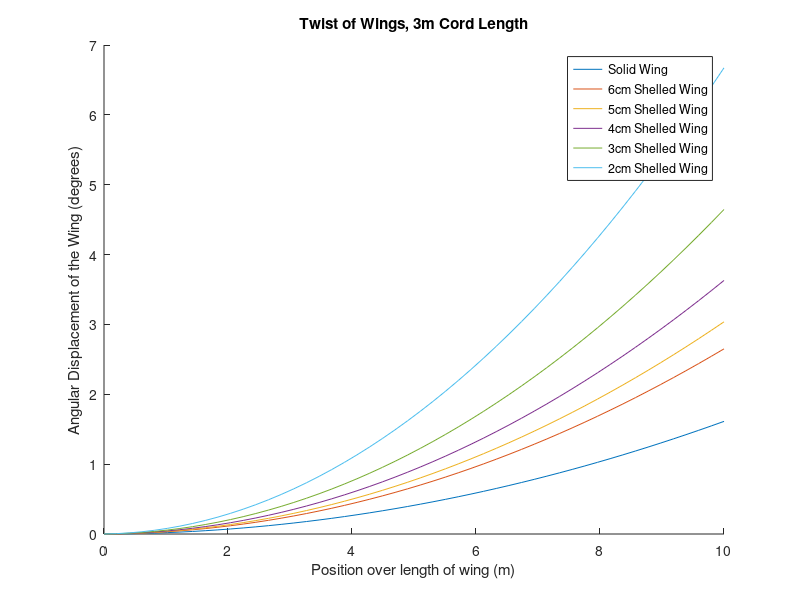
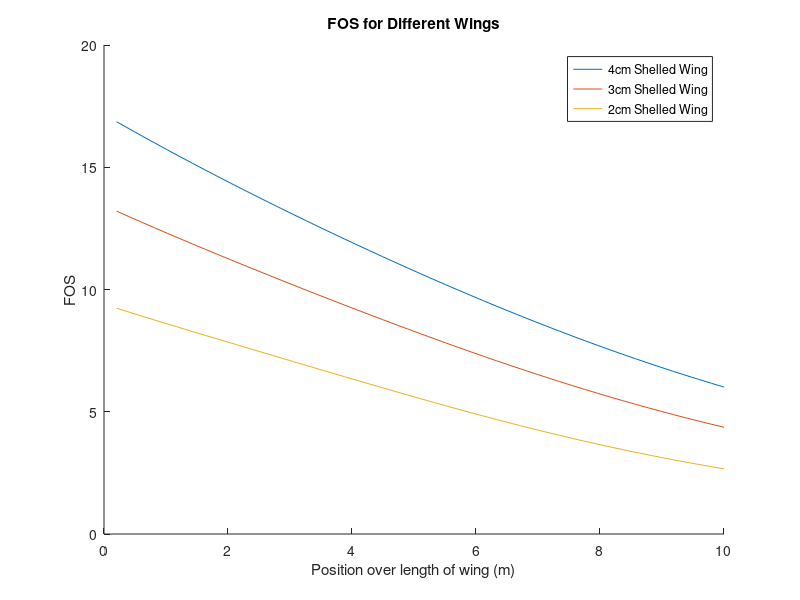

MATLAB code for these plots, in order:
% MechSolids Airfoil Project
% Lindsey Andrade, Ambika Goel, Caleb Kissel

function airfoil()
close all
% c = 1; %cord length meters

% Constants 
rho =  1.225; % density of air kg/m3
V = 245; % airspeed m/s
G = 24e9; %N/m^2 
E = 68.9e9; 

alpha_initial = 0.1; %initial angle of attack in radians

% % solid wing
% [X1, T1, Phi1, PhiTotal1, LiftForce1, disp1, FOS1] = calculation(20.4124, 0.0046, 0.0046, 0, 10, 1, 0.4679);
% 
% % 2cm shelled hollow wing
% [X2, T2, Phi2, PhiTotal2, LiftForce2, disp2, FOS2] = calculation(20.4124, 0.0028, 0.0028, 0, 10, 1, 0.4679); 
% 
% % 1cm shelled hollow wing
% [X3, T3, Phi3, PhiTotal3, LiftForce3, disp3, FOS3] = calculation(20.4123, 0.0016, 0.0016, 0, 10, 1, 0.4679);

% 6cm shelled 3m cord
[X4, T4, Phi4, PhiTotal4, LiftForce4, disp4, FOS4] = calculation(61.2347, 0.2275, 0.2275, 0.2234, 10, 3, 1.4598);

% 3m cord, solid wing
[X5, T5, Phi5, PhiTotal5, LiftForce5, disp5, FOS5] = calculation(61.2347, 0.3731, 0.3731,  0.3676, 10, 3, 1.4598);

% 5cm shelled 3m cord
[X6, T6, Phi6, PhiTotal6, LiftForce6, disp6, FOS6] = calculation(61.2347, 0.1987,  0.1987, 0.1950, 10, 3, 1.4598);

% 4cm shelled 3m cord
[X7, T7, Phi7, PhiTotal7, LiftForce7, disp7, FOS7] = calculation(61.2347, 0.1665,  0.1665, 0.1634, 10, 3, 1.4598);

% 3cm shelled 3m cord
[X8, T8, Phi8, PhiTotal8, LiftForce8, disp8, FOS8] = calculation(61.2347, 0.1304,  0.1304, 0.1279, 10, 3, 1.4598);

% 2cm shelled 3m cord
[X9, T9, Phi9, PhiTotal9, LiftForce9, disp9, FOS9] = calculation(61.2347, 0.0912,  0.0912, 0.0894, 10, 3, 1.4598);

% figure
% hold all
% plot(X1, disp1)
% plot(X2, disp2)
% plot(X3, disp3)
% title('Displacement from Bending of Wings')
% legend('Solid Wing', '2cm Shelled Wing', '1cm Shelled Wing', 'Location', 'Best')
% xlabel('Position over length of wing (m)')
% ylabel('Linear Displacement of the Wing (m)')
% 
% figure
% hold all
% plot(X1, PhiTotal1*180/pi)
% plot(X2, PhiTotal2*180/pi)
% plot(X3, PhiTotal3*180/pi)
% title('Twist of Wings, 1m Cord Length') 
% legend('Solid Wing','2cm Shelled Wing','1cm Shelled Wing', 'Location', 'Best')
% xlabel('Position over length of wing (m)')
% ylabel('Angular Displacement of the Wing (degrees)')
% 
figure 
hold all
plot(X5, PhiTotal5*180/pi)
plot(X4, PhiTotal4*180/pi)
plot(X6, PhiTotal6*180/pi)
plot(X7, PhiTotal7*180/pi)
plot(X8, PhiTotal8*180/pi)
plot(X9, PhiTotal9*180/pi)
title('Twist of Wings, 3m Cord Length') 
legend( 'Solid Wing', '6cm Shelled Wing','5cm Shelled Wing', '4cm Shelled Wing', '3cm Shelled Wing', '2cm Shelled Wing', 'Location', 'Best')
xlabel('Position over length of wing (m)')
ylabel('Angular Displacement of the Wing (degrees)')

figure
hold all
plot(X7, FOS7)
plot(X8, FOS8)
plot(X9, FOS9)
title('FOS for Different Wings')
legend('4cm Shelled Wing', '3cm Shelled Wing', '2cm Shelled Wing')
xlabel('Position over length of wing (m)')
ylabel('FOS')



    function [X, T, Phi, PhiTotal, LiftForce, disp, FOS] = calculation(A, J, Izz, Ixx, L, cord, centroid)

            LiftConst = (1/2 * rho * V^2 * A); %lift bullshit Lift = 2pi(1/2 * rho * V^2 * A); 
            f = 2*pi; % lift fudge factor
            C = LiftConst * f; %coefficient of lift
            
            d = abs(centroid - cord/4);

            X = linspace(0, L, 50);
            T = zeros(1, length(X));
            Phi = zeros(1, length(X));

            for i = 1 : length(X)
            T(i) = d * C * alpha_initial * exp((d*C*X(i))/(J*G)); 
            Phi(i) = alpha_initial * (exp(d*C*X(i)/(J*G)) - 1); 
            end

            PhiTotal = cumsum(Phi); 
            AngleOfAttack = alpha_initial*ones(1, length(PhiTotal)) + PhiTotal; 

            LiftForce = C * AngleOfAttack;

            % Find bending displacement 
            disp = zeros(1, length(X)); 

            for i = 1 : length(X)
                x = X(i); 
                P = LiftForce(i); 
                disp(i) = P*x^2 / (6*E*Izz) * (3*L - x); 
            end
            
            % Find shear strain over wing due to twisting
            ShearStrain = zeros(1, length(X)); 
            
            for i = 1 : length(X)
                ShearStrain(i) = calculateStrain(cord, centroid, Phi(i), X(i));
            end
         
            % Find shear stress over wing due to twisting
            ShearStress = zeros(1, length(X)); 
            
            for i = 1 : length(X)
                ShearStress(i) = ShearStrain(i) * G;
            end
                ShearStress(1) = 0; 
            
            % Find normal stress due to bending
            y = 0.1795; 
            Sigma = zeros(1, length(X));
            for i = 1 : length(X)
                Mx = LiftForce(i) * X(i);
                Sigma(i) = Mx*y/Ixx;
                % Add up shear stresses to the things
                ShearStress(i) = ShearStress(i) + Sigma(i)/2; 
            end
            
            % Find normal stresses/VonMises/FOS
            VonMises = zeros(1, length(X));
            FOS = zeros(1, length(X));
            for i = 1 : length(X)
                Mat = [Sigma(i), ShearStress(i); ShearStress(i), 0];
                [Vectors, Values] = eig(Mat); 
                sigma1 = Values(1,1); 
                sigma2 = Values(2,2);
                VonMises(i) = sqrt(sigma1^2 + sigma2^2 - sigma1*sigma2); 
                
                yield = 276e6; 
                FOS(i) = yield/VonMises(i); 
            end
    end

    function ShearStrain = calculateStrain(cord, centroid, Phi, L)
           %twisting shearstrain
        x = cord-centroid; 
        
        if x > centroid
            c = x; 
        else
            c = centroid; 
        end
        
        ShearStrain = c*Phi/L; 
    end

    
% plot(X, T)
% title('Torque acting on wing')
% 
% figure
% plot(X, Phi)
% title('Ammount of deflection long wing')
% 
% figure
% plot(X, PhiTotal)
% title('Total Angluar Displacement')
% 
% figure
% plot(X, LiftForce)
% title('Lift Force Over Wing')
% 
% figure
% plot(X, disp)
% title('Bending Displacement')
end
